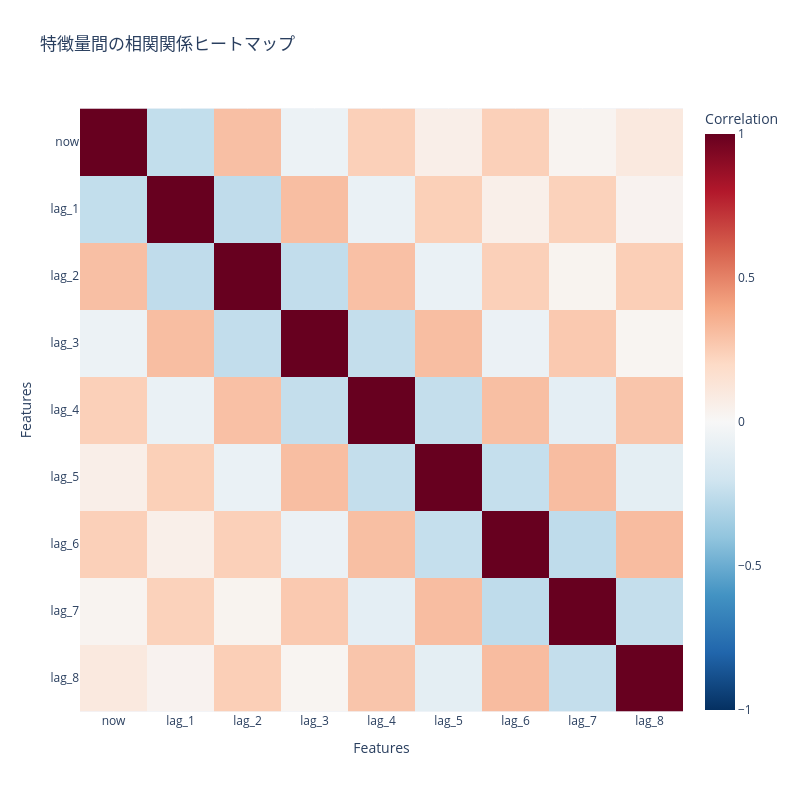
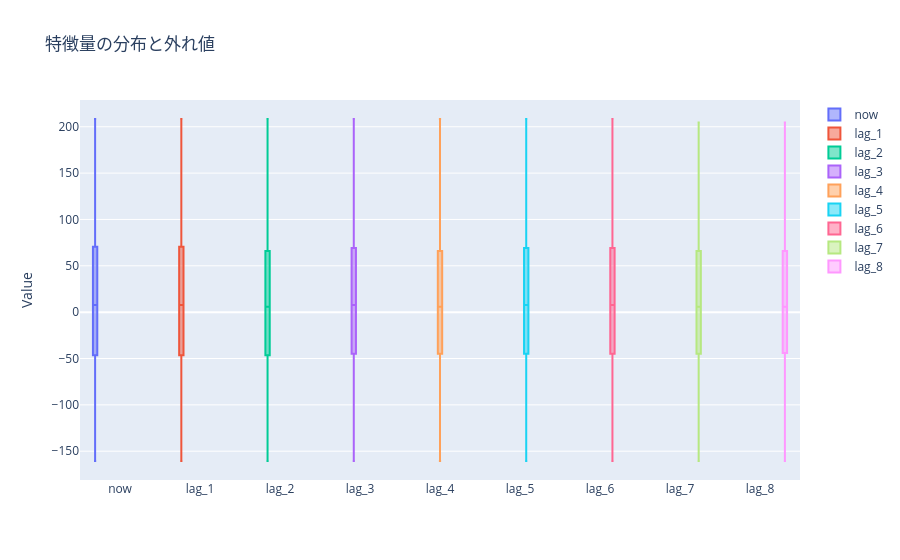
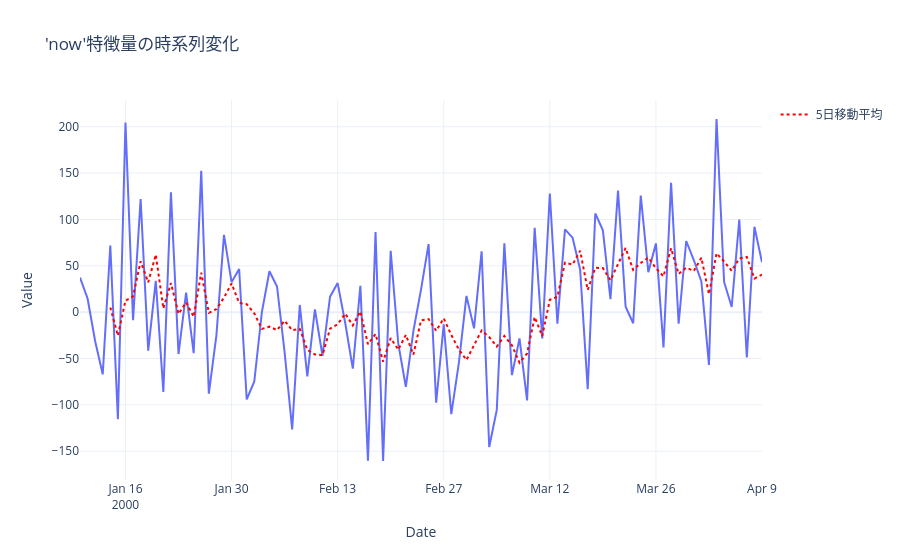
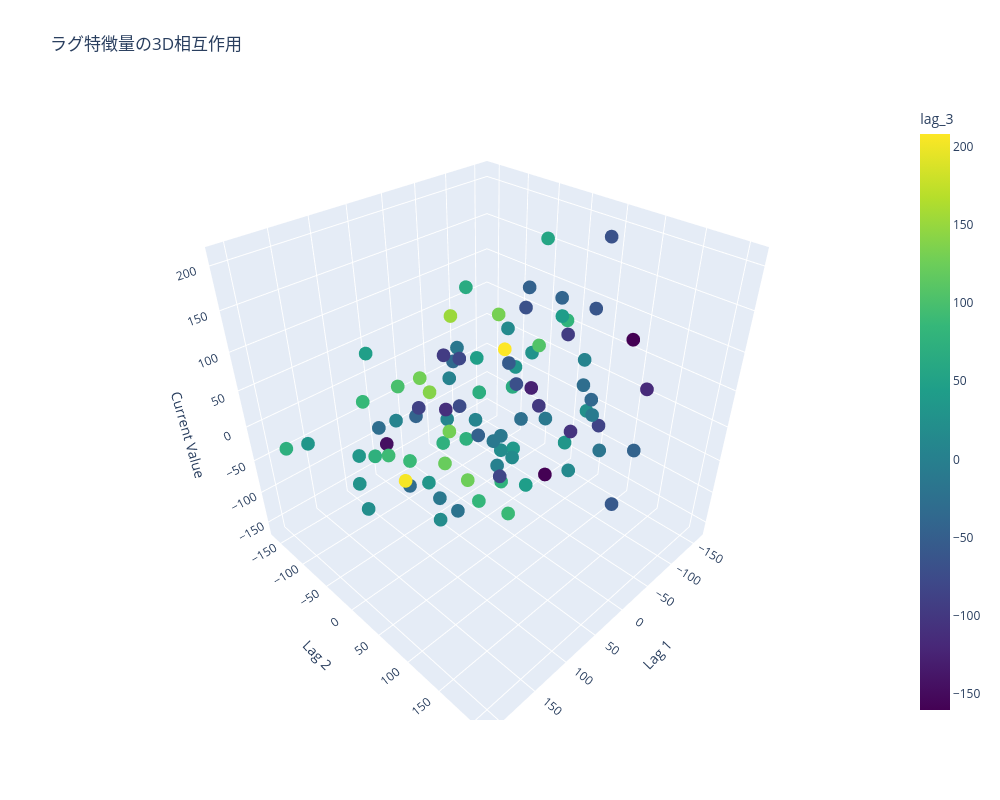

The notebook cell saved with these charts, in order:
### Code cell
# closesの特徴量分析

import plotly.express as px
import plotly.graph_objects as go
import polars as pl

# 相関行列ヒートマップ
corr = closes.drop("Date").to_pandas().corr()
fig = px.imshow(
    corr,
    labels=dict(x="Features", y="Features", color="Correlation"),
    x=corr.columns,
    y=corr.columns,
    title="特徴量間の相関関係ヒートマップ",
    color_continuous_scale="RdBu_r",
    zmin=-1,
    zmax=1
)
fig.update_layout(width=800, height=800)
fig.show()

# 特徴量分布のボックスプロット
fig = go.Figure()
for col in closes.columns[1:]:  # Dateを除外
    fig.add_trace(go.Box(
        y=closes[col],
        name=col,
        boxpoints='outliers',
        jitter=0.3,
        pointpos=-1.8
    ))
fig.update_layout(
    title="特徴量の分布と外れ値",
    yaxis_title="Value",
    boxmode='group'
)
fig.show()

# 時系列プロット（now特徴量）
fig = px.line(
    closes.to_pandas(),
    x="Date",
    y="now",
    title="'now'特徴量の時系列変化",
    labels={"now": "Value"},
    template="plotly_white"
)
# 移動平均を計算してプロット
fig.add_trace(go.Scatter(
    x=closes["Date"],
    y=closes["now"].rolling_mean(5),
    mode="lines",
    name="5日移動平均",
    line=dict(color="red", dash="dot")
))
fig.update_layout(
    xaxis_title="Date",
    yaxis_title="Value",
    hovermode="x unified"
)
fig.show()

# ラグ特徴量の相互作用（3D散布図）
fig = px.scatter_3d(
    closes.head(100).to_pandas(),
    x='lag_1',
    y='lag_2',
    z='now',
    color='lag_3',
    title="ラグ特徴量の3D相互作用",
    labels={'lag_1': 'Lag 1', 'lag_2': 'Lag 2', 'now': 'Current'},
    color_continuous_scale=px.colors.sequential.Viridis
)
fig.update_layout(
    scene=dict(
        xaxis_title='Lag 1',
        yaxis_title='Lag 2',
        zaxis_title='Current Value'
    ),
    width=1000,
    height=800
)
fig.show()
